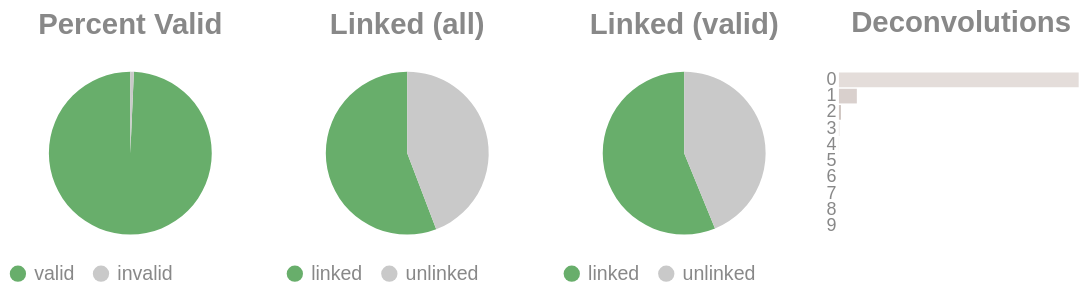

The cell this chart's notebook holds for it:
### Code cell
if SKIPLR:
    pass
else:
    clash = Counter()
    for i in valids['molecule'].to_list():
        _mol = i.split("-")
        if len(_mol) == 1:
            clash.update('0')
        else:
            clash.update(_mol[-1])

    _d = {"deconvolutions": [], 'count': []}
    for k,v in clash.items():
        _d['deconvolutions'].append(k)
        _d['count'].append(v)

    tot_valid = valids['reads'].sum()
    mask = valids['reads'] >= 2
    n_linked_reads = valids.filter(mask)['reads'].sum()
    if n_linked_reads == 0:
        print_html("No linked molecules (>=2 reads) were detected; skipping linked-only distributions.")
        SKIPLR = True
    else:
        perc_valid = round(tot_valid / n_reads, 4)
        linked_perc_abs = round(n_linked_reads / n_reads, 4)
        linked_perc = round(n_linked_reads / tot_valid, 4)

    _valid = pl.DataFrame({"valids": ['valid', 'invalid'], "count": [tot_valid, n_reads - tot_valid]})
    _linked_abs = pl.DataFrame({"linked (absolute)": ['linked', 'unlinked'], "count": [n_linked_reads, n_reads - n_linked_reads]})
    _linked_rel = pl.DataFrame({"linked (valids)": ['linked', 'unlinked'], "count": [n_linked_reads, tot_valid - n_linked_reads]})

    (
        alt.hconcat(
            piechart(_valid, goodval = 'valid', title = "Percent Valid"),
            piechart(_linked_abs, goodval = "linked", title =  "Linked (all)"),
            piechart(_linked_rel, goodval = "linked", title =  "Linked (valid)"),
            convolutionbar(pl.DataFrame(_d), title = "Deconvolutions"),
            center = True,
            bounds = 'flush'
        )
        .resolve_scale(color='independent')
        .resolve_legend('independent')
        .properties(usermeta={'embedOptions': {"actions": False}})
    ).display()

### Figure 1 — Vega-Lite specification as saved in the notebook (floating-point values rounded to 4 significant figures)
{"width": "container", "height": 400, "config": {"title": {"anchor": "start", "dy": -15, "fontSize": 18, "color": "#888888", "subtitleColor": "#888888", "subtitleFontSize": 14}, "arc": {"fill": "#0072B2"}, "axis": {"domainColor": "#888888", "domainWidth": 0.5, "gridWidth": 0.2, "grid": false, "titleFontWeight": 400, "titleFontSize": 15, "labelFontSize": 11, "labelColor": "#888888", "tickColor": "#888888", "tickWidth": 0.2, "titleColor": "#888888"}, "axisBand": {"grid": false}, "axisX": {"grid": true, "tickSize": 10, "domainCap": "round"}, "axisY": {"domain": false, "grid": true, "tickSize": 0, "domainCap": "round"}, "background": "transparent", "header": {"labelFontSize": 15, "labelColor": "#888888", "titleFontSize": 15, "titleFontWeight": 600, "titleColor": "#888888"}, "legend": {"labelFont": "sans-serif", "labelFontSize": 12, "labelColor": "#888888", "symbolSize": 100, "symbolType": "circle", "titleFontSize": 12, "titlePadding": 10, "titleColor": "#888888", "title": null}, "range": {"category": ["#E69F00", "#56B4E9", "#009E73", "#F0E442", "#0072B2", "#D55E00", "#CC79A7", "#000000"], "diverging": ["#cfe8f3", "#a2d4ec", "#73bfe2", "#46abdb", "#1696d2", "#12719e"]}, "area": {"fill": "#0072B2", "fillOpacity": 0.7, "line": true, "strokeOpacity": 0.7}, "line": {"color": "#0072B2", "stroke": "#0072B2", "strokeWidth": 2}, "trail": {"color": "#0072B2", "stroke": "#0072B2", "strokeWidth": 0, "size": 1}, "point": {"filled": true, "fillOpacity": 1.0, "size": 95}, "text": {"color": "#888888", "fontSize": 11, "align": "right", "fontWeight": 400, "size": 11}, "bar": {"fill": "#0072B2", "stroke": null}, "view": {"stroke": null, "continuousWidth": 660, "continuousHeight": 400}}, "hconcat": [{"data": {"name": "data-0340f2a0fcd74953b6774d98f9a62ba7"}, "mark": {"type": "arc"}, "encoding": {"color": {"field": "valids", "legend": {"orient": "bottom", "title": null}, "scale": {"domain": ["valid", "invalid"], "range": ["#68ae6b", "#C9C9C9"]}, "title": "Valids", "type": "nominal"}, "theta": {"field": "count", "type": "quantitative"}, "tooltip": [{"field": "valids", "title": "Valids", "type": "ordinal"}, {"field": "percent", "format": ".2%", "title": "Percent", "type": "quantitative"}, {"field": "count", "title": "Count", "type": "quantitative"}]}, "height": 100, "title": {"text": "Percent Valid", "align": "center", "anchor": "middle"}, "transform": [{"calculate": "datum.count / 16773111", "as": "percent"}], "width": 150}, {"data": {"name": "data-7821085165f1f667b0586e2250e03d91"}, "mark": {"type": "arc"}, "encoding": {"color": {"field": "linked (absolute)", "legend": {"orient": "bottom", "title": null}, "scale": {"domain": ["linked", "unlinked"], "range": ["#68ae6b", "#C9C9C9"]}, "title": "Linked (Absolute)", "type": "nominal"}, "theta": {"field": "count", "type": "quantitative"}, "tooltip": [{"field": "linked (absolute)", "title": "Linked (Absolute)", "type": "ordinal"}, {"field": "percent", "format": ".2%", "title": "Percent", "type": "quantitative"}, {"field": "count", "title": "Count", "type": "quantitative"}]}, "height": 100, "title": {"text": "Linked (all)", "align": "center", "anchor": "middle"}, "transform": [{"calculate": "datum.count / 16773111", "as": "percent"}], "width": 150}, {"data": {"name": "data-a96be7355d71d9005660c12216e976ba"}, "mark": {"type": "arc"}, "encoding": {"color": {"field": "linked (valids)", "legend": {"orient": "bottom", "title": null}, "scale": {"domain": ["linked", "unlinked"], "range": ["#68ae6b", "#C9C9C9"]}, "title": "Linked (Valids)", "type": "nominal"}, "theta": {"field": "count", "type": "quantitative"}, "tooltip": [{"field": "linked (valids)", "title": "Linked (Valids)", "type": "ordinal"}, {"field": "percent", "format": ".2%", "title": "Percent", "type": "quantitative"}, {"field": "count", "title": "Count", "type": "quantitative"}]}, "height": 100, "title": {"text": "Linked (valid)", "align": "center", "anchor": "middle"}, "transform": [{"calculate": "datum.count / 16655849", "as": "percent"}], "width": 150}, {"data": {"name": "data-1ff6b6e3e77d757c13d71f627bac3b14"}, "mark": {"type": "bar"}, "encoding": {"color": {"field": "deconvolutions", "legend": null, "scale": {"scheme": "lightgreyred"}, "type": "nominal"}, "tooltip": [{"field": "deconvolutions", "title": "Deconvolutions", "type": "ordinal"}, {"field": "percent", "format": ".2%", "title": "Percent", "type": "quantitative"}, {"field": "count", "title": "Count", "type": "quantitative"}], "x": {"axis": null, "field": "count", "type": "quantitative"}, "y": {"field": "deconvolutions", "sort": "ascending", "title": null, "type": "nominal"}}, "height": 100, "title": {"text": "Deconvolutions", "align": "center", "anchor": "middle"}, "transform": [{"calculate": "datum.count / 9576110", "as": "percent"}], "width": 150}], "bounds": "flush", "center": true, "resolve": {"legend": {"angle": "independent"}, "scale": {"color": "independent"}}, "usermeta": {"embedOptions": {"actions": false}}, "$schema": "https://vega.github.io/schema/vega-lite/v6.1.0.json", "datasets": {"data-0340f2a0fcd74953b6774d98f9a62ba7": [{"valids": "valid", "count": 16655849}, {"valids": "invalid", "count": 117262}], "data-7821085165f1f667b0586e2250e03d91": [{"linked (absolute)": "linked", "count": 9357906}, {"linked (absolute)": "unlinked", "count": 7415205}], "data-a96be7355d71d9005660c12216e976ba": [{"linked (valids)": "linked", "count": 9357906}, {"linked (valids)": "unlinked", "count": 7297943}], "data-1ff6b6e3e77d757c13d71f627bac3b14": [{"deconvolutions": "0", "count": 8830443}, {"deconvolutions": "1", "count": 659405}, {"deconvolutions": "2", "count": 74098}, {"deconvolutions": "3", "count": 10183}, {"deconvolutions": "4", "count": 1600}, {"deconvolutions": "5", "count": 303}, {"deconvolutions": "6", "count": 60}, {"deconvolutions": "7", "count": 12}, {"deconvolutions": "8", "count": 4}, {"deconvolutions": "9", "count": 2}]}}
